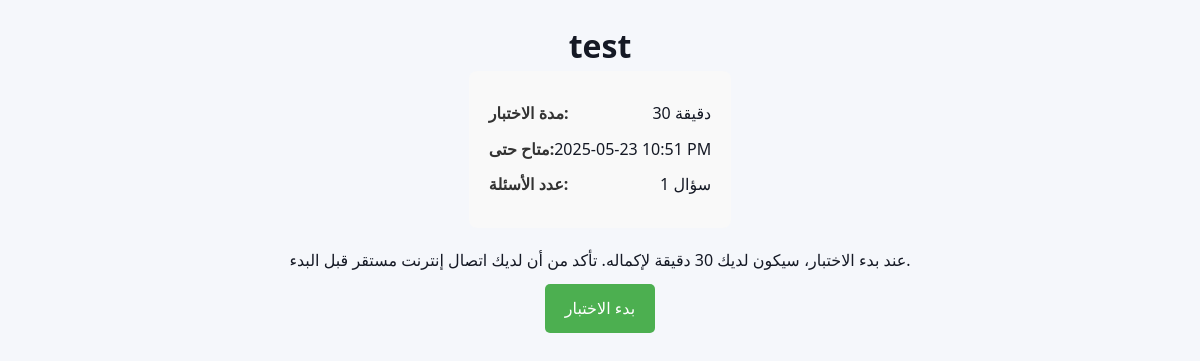
The page /quiz-system/quiz/view.php?id=25 (signed in) on the database its author committed.
### tables this page shows
CREATE TABLE IF NOT EXISTS `quizzes` (
  `quiz_id` int NOT NULL AUTO_INCREMENT,
  `title` varchar(255) NOT NULL,
  `description` text,
  `course_id` int NOT NULL,
  `professor_id` int NOT NULL,
  `time_limit` int NOT NULL,
  `start_time` datetime NOT NULL,
  `end_time` datetime NOT NULL,
  `created_at` timestamp NULL DEFAULT CURRENT_TIMESTAMP,
  `updated_at` timestamp NULL DEFAULT CURRENT_TIMESTAMP ON UPDATE CURRENT_TIMESTAMP,
  PRIMARY KEY (`quiz_id`),
  KEY `course_id` (`course_id`),
  KEY `professor_id` (`professor_id`)
);

### public_html/quiz-system/quiz/view.php (the view, shortened to what this page needs)
<?php
$quizId = isset($_GET['id']) ? intval($_GET['id']) : 0;
$conn = connectDB();
$quiz_stmt = $conn->prepare("SELECT title, time_limit, end_time, professor_id FROM quizzes WHERE quiz_id = ?");
$quiz_stmt->bind_param("i", $quizId);
$quiz_stmt->execute();
$quiz_result = $quiz_stmt->get_result();
$quiz = $quiz_result->fetch_assoc();
$quizTitle = htmlspecialchars($quiz['title']);
$duration = $quiz['time_limit'];
$expirationTime = $quiz['end_time'];
$questionsStmt = $conn->prepare("SELECT COUNT(*) as total FROM quiz_questions WHERE quiz_id = ?");
$questionsStmt->bind_param("i", $quizId);
$questionsStmt->execute();
$questionsResult = $questionsStmt->get_result();
$questionCount = $questionsResult->fetch_assoc()['total'];
?>
<!DOCTYPE html>
<html lang="en">
<head>
    <link rel="stylesheet" href="../assets/css/quiz.css">
</head>
<body>
    <div class="container">
        <h1><?php echo $quizTitle; ?></h1>
        <div class="quiz-details">
            <p><strong>مدة الاختبار:</strong> <?php echo $duration; ?> دقيقة</p>
            <p><strong>متاح حتى:</strong> <?php echo date('Y-m-d h:i A', strtotime($expirationTime)); ?></p>
            <p><strong>عدد الأسئلة:</strong> <?php echo $questionCount; ?> سؤال</p>
        </div>
        <p>عند بدء الاختبار، سيكون لديك <?php echo $duration; ?> دقيقة لإكماله. تأكد من أن لديك اتصال إنترنت مستقر قبل البدء.</p>
        <a href="attempt.php?id=<?php echo $quizId; ?>" class="btn">بدء الاختبار</a>
    </div>
</body>
</html>

### public_html/quiz-system/assets/css/quiz.css (style rules this page uses)
.container { display: flex; flex-direction: column; align-items: center; justify-content: center; margin: 20px; }
.quiz-details { font-size: 16px; margin-bottom: 20px; }
:root { --primary-color: #4a6beb; --secondary-color: #273549; --light-color: #f4f7ff; --gray-color: #e8e8e8; --dark-color: #151925; --success-color: #4CAF50; --warning-color: #ff9800; --danger-color: #F44336; --border-radius: 8px; --box-shadow: 0 4px 12px rgba(0, 0, 0, 0.1); }
* { margin: 0; padding: 0; box-sizing: border-box; font-family: 'Segoe UI', Tahoma, Geneva, Verdana, sans-serif; }
body { background-color: #f5f7fb; color: var(--dark-color); line-height: 1.6; }
a { text-decoration: none; color: var(--primary-color); }
.quiz-details { padding: 1.2rem; }
.quiz-details p { margin-bottom: 8px; display: flex; justify-content: space-between; }

### public_html/quiz-system/quiz/view.php (style rules this page uses)
.quiz-details { background-color: #f9f9f9; border-radius: 8px; padding: 20px; margin-bottom: 20px; }
.quiz-details p { margin: 10px 0; font-size: 16px; }
.quiz-details strong { font-weight: bold; color: #333; }
.btn { display: inline-block; background-color: #4CAF50; color: white; padding: 12px 20px; margin: 10px 0; border: none; border-radius: 5px; cursor: pointer; font-size: 16px; text-decoration: none; transition: background-color 0.3s; }

### rows shown on the page
quizzes: title "test", time_limit "30", end_time "2025-05-23 10:51 PM"

### other values the page prints
$questionCount "1"
